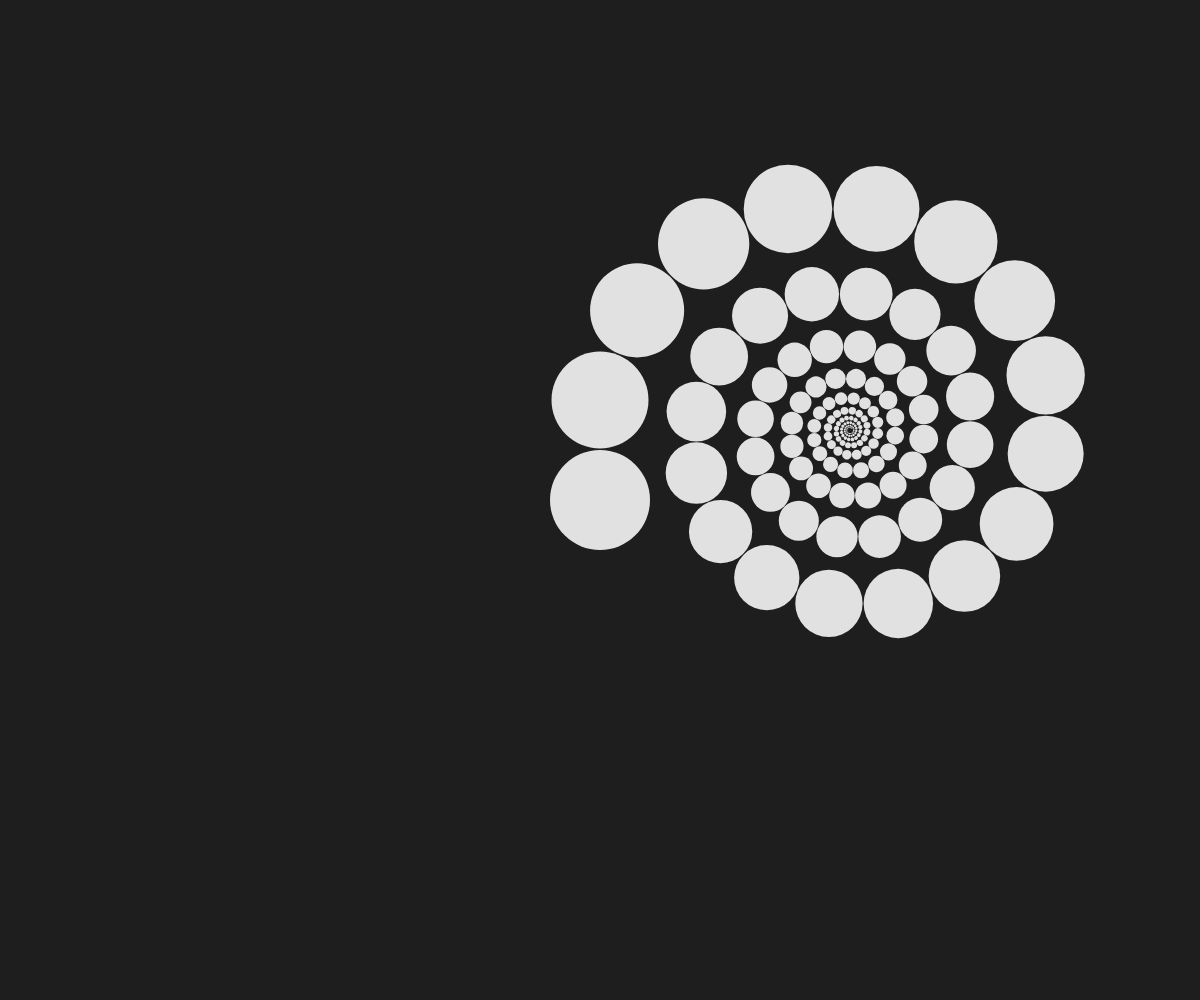
Frame 1 (no input)
Frame 2 (the mouse pressed at the canvas centre, redrawn once): identical to frame 1, image omitted

The p5.js sketch that drew this single still picture (run headless with seeded random() and noise() and a simulated clock; the mouse was pressed at the canvas centre and the sketch redrawn once):

// p5.js sketch
// ── sketch.js
function setup() {
  createCanvas(windowWidth, windowHeight);
  noLoop();
}

function draw() {
  translate(width / 2, height / 2);
  background(30);
  noStroke();
  fill(225);

  branch(100);
}

function branch(r) {
  if (r > 1) {
    circle(0, 0, r);
    translate(0, -r);
    rotate(PI/8);
    branch(r * 0.97);
  }
}
